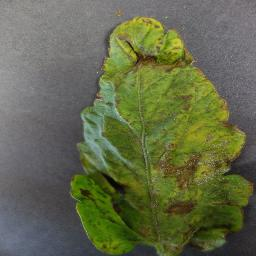
#> input picture plant_cv/samples/bacterial_spot.jpg, 256 x 256 px
$ python -i segment.py   (imports and definitions only)
#> lines starting #> are read from the running program, lines starting #| are printed output that depends on the picture; after the words box and inside, x2 and y2 are one past the last pixel; in counts of white or black regions, pixels touching at a corner belong together
#> further down, picture is the input picture: shape (256, 256, 3); mean B, G, R 75.2, 105.9, 99.8
"""Plant segmentation and explainable colour indicators (OpenCV + NumPy only, runs on Raspberry Pi).

Idea: separate plant pixels from soil/background, then measure what share of the plant is
green / yellow / brown. These numbers are human-readable and work even without a trained model.
"""
from dataclasses import dataclass, asdict

import cv2
import numpy as np


@dataclass
class ColorStats:
    plant_fraction: float   # plant pixels / all pixels (proxy for plant size in frame)
    green_ratio: float      # share of plant pixels that are green
    yellow_ratio: float     # share of plant pixels that are yellow / pale
    brown_ratio: float      # share of plant pixels that are brown / necrotic (dry)
    mean_saturation: float  # low saturation on leaves -> faded / wilting look
    exg_mean: float         # mean Excess-Green index on plant pixels (vigour proxy)

    def to_dict(self):
        return {k: round(float(v), 4) for k, v in asdict(self).items()}


# HSV ranges for OpenCV (H: 0..179). Tune on your own photos with scripts/tune_hsv.py.
GREEN = ((35, 40, 30), (90, 255, 255))
YELLOW = ((18, 60, 80), (34, 255, 255))
BROWN = ((5, 50, 20), (18, 255, 200))
SOIL_LAB_DIST = 18.0  # min Lab distance from median soil colour for a brown pixel to count as dry leaf


def plant_mask(bgr: np.ndarray) -> np.ndarray:
    """Binary mask of plant tissue (green + yellow + brown leaves), soil/background removed."""
    hsv = cv2.cvtColor(bgr, cv2.COLOR_BGR2HSV)
#> hsv: shape (256, 256, 3); mean H, S, V 68.8, 86.1, 108.4
    img = bgr.astype(np.float32) / 255.0
    b, g, r = img[..., 0], img[..., 1], img[..., 2]
    s = b + g + r + 1e-6
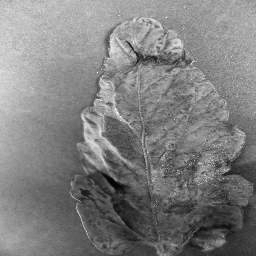
#> s: shape (256, 256) float32; min 0.0275, max 2.16, mean 1.1; drawn with min black and max white
    exg = 2 * (g / s) - (r / s) - (b / s)  # Excess Green index
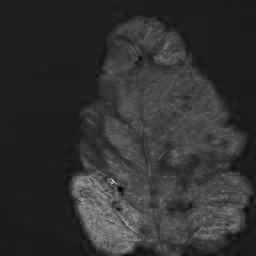
#> exg: shape (256, 256) float32; min -0.276, max 2, mean 0.167; drawn with min black and max white

    green = cv2.inRange(hsv, *GREEN) > 0
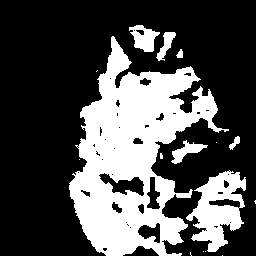
#> green: shape (256, 256) bool; 30.7% white; 16 white regions (9 under 20 px), largest, box (x1, y1, x2, y2) and area: (69, 36, 229, 256) 16319, (186, 170, 246, 252) 2586, (129, 25, 160, 52) 481
    yellow = cv2.inRange(hsv, *YELLOW) > 0
#> yellow: shape (256, 256) bool; 13.6% white; 67 white regions (50 under 20 px), largest, box (x1, y1, x2, y2) and area: (101, 16, 248, 210) 7516, (118, 177, 144, 196) 225, (231, 180, 253, 205) 207
    brown = cv2.inRange(hsv, *BROWN) > 0
#> brown: shape (256, 256) bool; 0.5% white in thin lines or dots, all inside (x1, y1, x2, y2) = (96, 10, 256, 250)

    kernel = cv2.getStructuringElement(cv2.MORPH_ELLIPSE, (5, 5))
    leafy = (((green & (exg > 0.05)) | yellow).astype(np.uint8)) * 255
#> leafy: shape (256, 256); 44.3% white; 13 white regions (11 under 20 px), largest, box (x1, y1, x2, y2) and area: (69, 16, 253, 256) 28968, (116, 11, 122, 16) 22
    leafy = cv2.morphologyEx(leafy, cv2.MORPH_OPEN, kernel)
#> leafy: shape (256, 256); 43.3% white; 1 white region, box (x1, y1, x2, y2) and area: (69, 16, 253, 256) 28393

    # Soil is brown too, so brown alone can't seed the mask: seed from green/yellow leaf tissue and
    # accept brown (dry) pixels only in the immediate neighbourhood of that tissue.
    r = max(3, int(0.03 * min(bgr.shape[:2])))
#> r = 7
    near = cv2.dilate(leafy, cv2.getStructuringElement(cv2.MORPH_ELLIPSE, (2 * r + 1, 2 * r + 1))) > 0
#> near: shape (256, 256) bool; 54.8% white; 5 black regions (2 under 20 px), largest, box (x1, y1, x2, y2) and area: (0, 0, 256, 256) 28757, (222, 201, 256, 256) 723, (184, 246, 201, 256) 121
    # ...and only if the pixel differs from the soil colour (estimated from the background far from leaves).
    lab = cv2.cvtColor(bgr, cv2.COLOR_BGR2LAB).astype(np.float32)
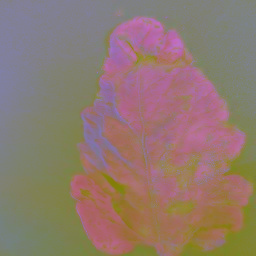
#> lab: shape (256, 256, 3) float32; mean B, G, R 110.9, 121.2, 143.5
    far = cv2.dilate(leafy, cv2.getStructuringElement(cv2.MORPH_ELLIPSE, (4 * r + 1, 4 * r + 1))) == 0
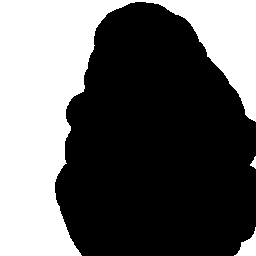
#> far: shape (256, 256) bool; 38.7% white; 3 white regions, box (x1, y1, x2, y2) and area: (0, 0, 256, 256) 25047, (234, 227, 256, 256) 299, (250, 156, 256, 169) 42
    if far.sum() > 0.05 * far.size:
        soil = np.median(lab[far], axis=0)
#> soil = [121, 129, 127]
        brown &= np.linalg.norm(lab - soil, axis=2) > SOIL_LAB_DIST
#> brown: shape (256, 256) bool; 0.47% white in thin lines or dots, all inside (x1, y1, x2, y2) = (96, 12, 256, 250)
    mask = ((leafy > 0) | (brown & near)).astype(np.uint8) * 255
#> mask: shape (256, 256); 43.8% white; 12 white regions (10 under 20 px), largest, box (x1, y1, x2, y2) and area: (69, 16, 256, 256) 28576, (177, 203, 192, 211) 60
    mask = cv2.morphologyEx(mask, cv2.MORPH_CLOSE, kernel, iterations=2)
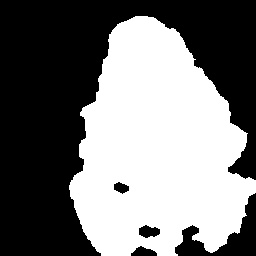
#> mask: shape (256, 256); 46.8% white; 1 white region, box (x1, y1, x2, y2) and area: (69, 16, 256, 256) 30684

    n, labels, stats, _ = cv2.connectedComponentsWithStats(mask)
#> n = 2; stats = [[0, 0, 256, 256, 34852], [69, 16, 187, 240, 30684]]
    min_area = max(50, int(0.001 * mask.size))
#> min_area = 65
    keep_ids = np.flatnonzero(stats[:, cv2.CC_STAT_AREA] >= min_area)
#> keep_ids = [0, 1]
    keep_ids = keep_ids[keep_ids != 0]
#> keep_ids = [1]
    return np.isin(labels, keep_ids).astype(np.uint8) * 255


def color_stats(bgr: np.ndarray, mask: np.ndarray | None = None) -> ColorStats:
    if mask is None:
        mask = plant_mask(bgr)
    m = mask > 0
    n = int(m.sum())
#> n = 30684
    if n == 0:
        return ColorStats(0.0, 0.0, 0.0, 0.0, 0.0, 0.0)

    hsv = cv2.cvtColor(bgr, cv2.COLOR_BGR2HSV)
    green = (cv2.inRange(hsv, *GREEN) > 0) & m
#> green: shape (256, 256) bool; 30.5% white; 9 white regions (2 under 20 px), largest, box (x1, y1, x2, y2) and area: (69, 36, 229, 256) 16251, (186, 171, 246, 252) 2557, (129, 25, 160, 52) 481
    yellow = (cv2.inRange(hsv, *YELLOW) > 0) & m
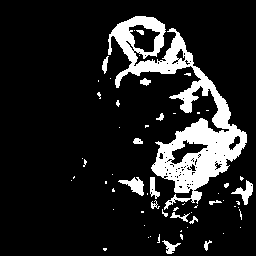
#> yellow: shape (256, 256) bool; 13.4% white; 60 white regions (44 under 20 px), largest, box (x1, y1, x2, y2) and area: (108, 16, 247, 210) 7424, (118, 177, 144, 196) 225, (231, 180, 253, 205) 207
    brown = (cv2.inRange(hsv, *BROWN) > 0) & m
#> brown: shape (256, 256) bool; 0.47% white in thin lines or dots, all inside (x1, y1, x2, y2) = (96, 16, 256, 239)

    img = bgr.astype(np.float32) / 255.0
    s = img.sum(axis=2) + 1e-6
    exg = 2 * img[..., 1] / s - img[..., 2] / s - img[..., 0] / s

    return ColorStats(
        plant_fraction=n / m.size,
        green_ratio=green.sum() / n,
        yellow_ratio=yellow.sum() / n,
        brown_ratio=brown.sum() / n,
        mean_saturation=float(hsv[..., 1][m].mean()) / 255.0,
        exg_mean=float(exg[m].mean()),
    )


def crop_to_plant(bgr: np.ndarray, mask: np.ndarray, pad: float = 0.1) -> np.ndarray:
    """Square crop around the plant so the CNN sees the plant, not the greenhouse."""
    ys, xs = np.nonzero(mask)
    if len(xs) == 0:
        return bgr
    x0, x1, y0, y1 = xs.min(), xs.max(), ys.min(), ys.max()
    side = int(max(x1 - x0, y1 - y0) * (1 + 2 * pad))
    cx, cy = (x0 + x1) // 2, (y0 + y1) // 2
    h, w = bgr.shape[:2]
    side = min(side, h, w)
    x0 = int(np.clip(cx - side // 2, 0, w - side))
    y0 = int(np.clip(cy - side // 2, 0, h - side))
    return bgr[y0:y0 + side, x0:x0 + side]


def overlay(bgr: np.ndarray, mask: np.ndarray) -> np.ndarray:
    """Debug visualisation: plant area tinted, useful for the validation report."""
    vis = bgr.copy()
    tint = np.zeros_like(bgr)
    tint[..., 1] = 255
    m = mask > 0
    vis[m] = cv2.addWeighted(bgr, 0.6, tint, 0.4, 0)[m]
    return vis

>>> import cv2
>>> picture = cv2.imread('../samples/bacterial_spot.jpg')
>>> result = color_stats(picture)

$ run again, on plant_cv/samples/early_blight.jpg
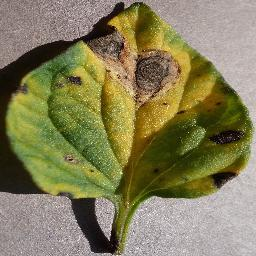
#> input picture plant_cv/samples/early_blight.jpg, 256 x 256 px
#> picture is the input picture: shape (256, 256, 3); mean B, G, R 88.6, 126.7, 132.7
#> hsv: shape (256, 256, 3); mean H, S, V 32.9, 109.5, 136.1
#> near: shape (256, 256) bool; 57.4% white; 6 black regions, box (x1, y1, x2, y2) and area: (0, 0, 256, 113) 12859, (129, 164, 256, 256) 7094, (0, 137, 114, 256) 7036, (207, 114, 241, 149) 489, (142, 161, 175, 186) 397, (180, 127, 187, 134) 25
#> in plant_mask, `far = cv2.dilate(leafy, cv2.getStructuringElement(cv2.MORPH_ELLIPSE, (..`:
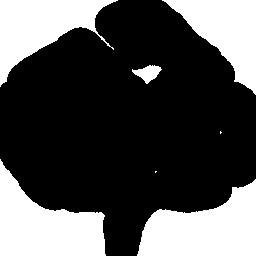
#> far: shape (256, 256) bool; 31.7% white; 7 white regions (2 under 20 px), largest, box (x1, y1, x2, y2) and area: (137, 179, 256, 256) 5823, (0, 159, 106, 256) 5728, (0, 0, 118, 87) 4713, (162, 0, 256, 95) 4231, (132, 65, 162, 84) 300
#> soil = [171, 132, 130]
#> labels: shape (256, 256) int32; 4 distinct labels, from 0 to 3
#> in plant_mask, `n, labels, stats, _ = cv2.connectedComponentsWithStats(mask)`: n = 4; stats = [[0, 0, 256, 256, 34813], [0, 5, 256, 251, 30721], [212, 137, 1, 1, 1], [220, 143, 1, 1, 1]]
#> in plant_mask, `keep_ids = np.flatnonzero(stats[:, cv2.CC_STAT_AREA] >= min_area)`: keep_ids = [0, 1]
#> in plant_mask, `keep_ids = keep_ids[keep_ids != 0]`: keep_ids = [1]
#> m: shape (256, 256) bool; 46.9% white; 1 white region, box (x1, y1, x2, y2) and area: (0, 5, 256, 256) 30721
#> in color_stats, `n = int(m.sum())`: n = 30721
#> in color_stats, `brown = (cv2.inRange(hsv, *BROWN) > 0) & m`:
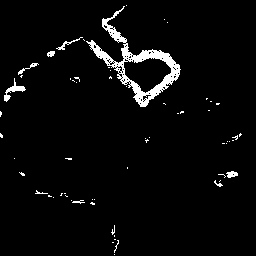
#> brown: shape (256, 256) bool; 3.6% white; 62 white regions (53 under 20 px), largest, box (x1, y1, x2, y2) and area: (86, 6, 181, 107) 1726, (4, 78, 26, 102) 143, (56, 37, 83, 50) 63
